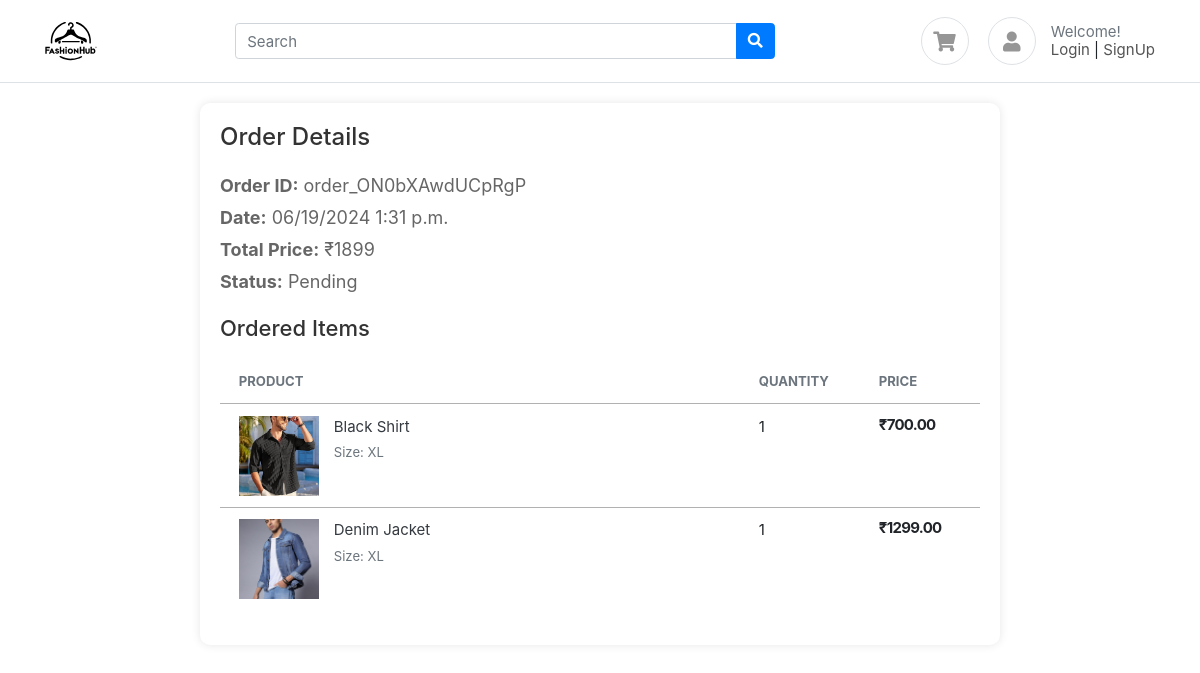
Page /accounts/order-detail/ebb98719-78df-41c0-b3db-0b30c84c3600/ on the committed database.
### accounts/models.py (models this page shows, shortened)
class Cart(BaseModel):
  user = models.ForeignKey(User, on_delete=models.CASCADE, related_name='carts')
  coupon = models.ForeignKey(Coupon, on_delete=models.SET_NULL, null=True, blank=True)
  is_paid = models.BooleanField(default=False)
  razor_pay_order_id = models.CharField(max_length=100, null=True, blank=True)
  status = models.CharField(max_length=100, default='Pending')
  def get_cart_total(self):
    cart_items = self.cart_items.all()
    price = []
    for cart_item in cart_items:
      price.append(cart_item.get_product_price())
    return sum(price)
  def get_discount_price(self):
    if self.coupon:
      if self.get_cart_total() >= self.coupon.minimum_amount:
        return self.coupon.discount_price
    return 0
  def get_total(self):
    return self.get_cart_total() - self.get_discount_price()

class CartItem(BaseModel):
  cart = models.ForeignKey(Cart, on_delete=models.CASCADE, related_name='cart_items')
  product = models.ForeignKey(Product, on_delete=models.SET_NULL, null=True, blank=True)
  quantity = models.IntegerField(default=1)
  color_variant = models.ForeignKey(ColorVariant, on_delete=models.SET_NULL, null=True, blank=True)
  size_variant = models.ForeignKey(SizeVariant, on_delete=models.SET_NULL, null=True, blank=True)
  def get_product_price(self):
    price = [self.product.price]
    if self.color_variant:
      color_variant_price = self.color_variant.price
      price.append(color_variant_price)
    if self.size_variant:
      size_variant_price = self.size_variant.price
      price.append(size_variant_price)
    return sum(price)

### products/models.py (models this page shows, shortened)
class Product(BaseModel):
  product_name = models.CharField(max_length=100)
  slug = models.SlugField(unique=True, null=True, blank=True)
  category = models.ForeignKey(Category, on_delete=models.CASCADE, related_name='products')
  price = models.IntegerField()
  product_description = models.TextField()
  color_variant = models.ManyToManyField(ColorVariant, blank = True)
  size_variant = models.ManyToManyField(SizeVariant, blank = True)

class SizeVariant(BaseModel):
  size = models.CharField(max_length=100)
  price = models.IntegerField(default=0)

class Coupon(BaseModel):
  coupon_code = models.CharField(max_length=100)
  is_expired = models.BooleanField(default=False)
  discount_price = models.IntegerField(default=100)
  minimum_amount = models.IntegerField(default=500)

class ProductImage(BaseModel):
  product = models.ForeignKey(Product, on_delete=models.CASCADE, related_name='product_images')
  image = models.ImageField(upload_to='product')

### accounts/views.py (the view)
# urls.py: path('order-detail/<order_uid>/', order_detail, name='order_detail'),
def order_detail(request, order_uid):
  order = Cart.objects.get(uid = order_uid)
  context = {
    'order':order
  }
  return render(request,'accounts/order-detail.html', context)

### templates/accounts/order-detail.html
{% extends "base/base.html" %} {% load static %}{% block start %}
<head>
  <link rel="stylesheet" href="{% static 'css/order-detail.css' %}" />
</head>
<body>
  <div class="order-detail-container">
    <div class="order-summary">
      <h1>Order Details</h1>
      <p><strong>Order ID:</strong> {{ order.razor_pay_order_id }}</p>
      <p>
        <strong>Date:</strong> {{order.created_at|date:"SHORT_DATETIME_FORMAT"}}
      </p>
      <p><strong>Total Price:</strong> &#8377;{{ order.get_total }}</p>
      <p><strong>Status:</strong> {{ order.status }}</p>
    </div>
    <div class="ordered-items">
      <h2>Ordered Items</h2>
      <table class="table table-borderless table-shopping-cart">
        <thead class="text-muted">
          <tr class="small text-uppercase">
            <th scope="col">Product</th>
            <th scope="col" width="120">Quantity</th>
            <th scope="col" width="120">Price</th>
          </tr>
        </thead>
        <tbody>
          {% for cart_item in order.cart_items.all%}
          <tr>
            <td>
              <figure class="itemside">
                <div class="aside">
                  <img
                    src="{% static '' %}{{cart_item.product.product_images.first.image }}"
                    class="img-sm"
                  />
                </div>
                <figcaption class="info">
                  <a href="" class="title text-dark"
                    >{{cart_item.product.product_name}}</a
                  >
                  {% if cart_item.size_variant %}
                  <p class="text-muted small">
                    Size: {{cart_item.size_variant.size}}
                  </p>
                  {% endif %}
                </figcaption>
              </figure>
            </td>
            <td>
              <div>{{cart_item.quantity}}</div>
            </td>
            <td>
              <div class="price-wrap">
                <var class="price"
                  >&#8377;{{cart_item.get_product_price}}.00</var
                >
              </div>
            </td>
          </tr>
          {% endfor %}
        </tbody>
      </table>
    </div>
  </div>
</body>
{% endblock %}

### templates/base/base.html (shortened to what this page needs)
{%load static%}
<!DOCTYPE html>
<html lang="en">
  <head>
    <link
      href="{% static 'css/bootstrap.css' %}"
      rel="stylesheet"
      type="text/css"
    />
    <link
      href="{% static 'fonts/fontawesome/css/all.min.css' %}"
      type="text/css"
      rel="stylesheet"
    />
    <link href="{% static 'css/ui.css' %}" rel="stylesheet" type="text/css" />
    <link href="{% static 'css/responsive.css' %}" rel="stylesheet" />
  </head>
  <body>
    <header class="section-header">
      <section class="header-main border-bottom">
        <div class="container">
          <div class="row align-items-center">
            <div class="col-lg-2 col-4">
              <div class="brand-wrap">
                <a href="/"
                  ><img class="logo" src="{% static 'images/fashionhub.svg' %}"
                /></a>
              </div>
            </div>
            <div class="col-lg-6 col-sm-12">
              <form method="POST" class="search">
                <div class="input-group w-100">
                  <input
                    type="text"
                    class="form-control"
                    placeholder="Search"
                    name="search"
                  />
                  <div class="input-group-append">
                    <button class="btn btn-primary" type="submit">
                      <i class="fa fa-search"></i>
                    </button>
                  </div>
                </div>
              </form>
            </div>
            <div class="col-lg-4 col-sm-6 col-8">
              <div class="widgets-wrap float-md-right">
                <div class="widget-header mr-3">
                  <a
                    href="{% url 'cart' %}"
                    class="icon icon-sm rounded-circle border"
                    ><i class="fa fa-shopping-cart"></i
                  ></a>
                </div>
                <div class="widget-header icontext">
                  {% if user.first_name %}
                  <a href="{% url 'profile' %}">
                    <img
                      src="{% static '' %}{{user.profile.profile_image}}"
                      class="icon icon-sm rounded-circle border"
                    />
                  </a>
                  {% else %}
                  <div class="icon icon-sm rounded-circle border">
                    <i class="fa fa-user"></i>
                  </div>
                  {% endif %}
                  <div class="text">
                    {% if user.first_name %}
                    <span class="text-muted">Welcome, {{user.first_name}}</span>
                    <div><a href="{% url 'logout'%}">Logout</a></div>
                    {% else %}
                    <span class="text-muted">Welcome!</span>
                    <div>
                      <a href="{% url 'login'%}">Login</a> |
                      <a href="{% url 'register'%}">SignUp</a>
                    </div>
                    {% endif %}
                  </div>
                </div>
              </div>
            </div>
          </div>
        </div>
      </section>
    </header>
    {% block start%}{% endblock %}
  </body>
</html>

### public/static/css/ui.css (style rules this page uses)
html { font-family: "Inter", sans-serif; font-size: 15px; }
.price-wrap { letter-spacing: -0.7px; }
.icon-xs, .icon-sm, .icon-md, .icon-lg { display: inline-block; text-align: center; flex-shrink: 0; flex-grow: 0; }
.icon-sm { width: 48px; height: 48px; line-height: 48px; font-size: 20px; }
.img-xs, .img-sm, .img-md, .img-lg { object-fit: cover; flex-shrink: 0; flex-grow: 0; }
.img-sm { width: 80px; height: 80px; }
var { font-style: normal; }
figure { margin-bottom: 0; }
p:last-child { margin-bottom: 0; }
.header-main { position: relative; padding-top: 1rem; padding-bottom: 1rem; }
.brand-wrap .logo, .navbar-brand .logo { margin-right: 7px; max-height: 52px; display: inline-block; }
.widget-header { display: inline-block; vertical-align: middle; position: relative; }
.widget-header a { color: #545454; }
.widget-header i { color: #969696; }
.itemside { position: relative; display: flex; width: 100%; }
.itemside .aside { position: relative; flex-shrink: 0; }
.itemside .info { padding-left: 15px; padding-right: 7px; }
.itemside p { margin-bottom: 0; }
.itemside .title { display: block; margin-bottom: 5px; color: #212529; }
.icontext { display: inline-flex; align-items: center; vertical-align: middle; }
.icontext .text { width: 100%; line-height: 1.2; color: #212529; }
.icontext .icon { position: relative; margin-right: 15px; flex-shrink: 0; flex-grow: 0; }
.price { font-weight: 600; color: #212529; }
.table-shopping-cart.table td, .table-shopping-cart.table th { padding-left: 1.25rem; padding-right: 1.25rem; }
.table-shopping-cart .price-wrap { line-height: 1.2; }
.table-shopping-cart .price { font-weight: bold; margin-right: 5px; display: block; }

### public/static/css/order-detail.css (style rules this page uses)
.order-detail-container { max-width: 800px; margin: 20px auto; background-color: #fff; padding: 20px; border-radius: 10px; box-shadow: 0 0 10px rgba(0, 0, 0, 0.1); }
.order-summary { margin-bottom: 20px; }
.order-summary h1 { font-size: 24px; margin-bottom: 20px; color: #333; }
.order-summary p { font-size: 18px; margin: 5px 0; color: #666; }
.ordered-items h2 { font-size: 22px; margin-bottom: 20px; color: #333; }
.ordered-items tbody tr { border-top: 1px solid #b2b1b1; }

### rows in the picture
Cart: razor_pay_order_id "order_ON0bXAwdUCpRgP", created_at "06/19/2024 1:31 p.m.", get_total "1899", status "Pending"
CartItem: product.product_images.first.image (picture), product.product_name "Black Shirt", size_variant.size "XL", quantity "1", get_product_price "700"
CartItem: product.product_images.first.image (picture), product.product_name "Denim Jacket", size_variant.size "XL", quantity "1", get_product_price "1299"
